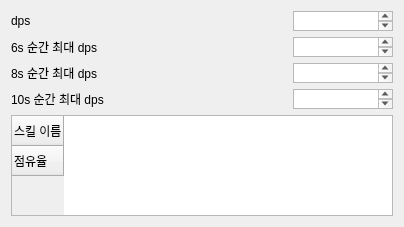
<?xml version="1.0" encoding="UTF-8"?>
<ui version="4.0">
 <class>Dialog</class>
 <widget class="QDialog" name="Dialog">
  <property name="windowModality">
   <enum>Qt::ApplicationModal</enum>
  </property>
  <property name="geometry">
   <rect>
    <x>0</x>
    <y>0</y>
    <width>404</width>
    <height>227</height>
   </rect>
  </property>
  <property name="windowTitle">
   <string>Dialog</string>
  </property>
  <layout class="QGridLayout" name="gridLayout_2">
   <item row="0" column="0">
    <layout class="QGridLayout" name="gridLayout">
     <item row="4" column="0">
      <widget class="QTableWidget" name="share_TW">
       <property name="sizePolicy">
        <sizepolicy hsizetype="Expanding" vsizetype="Preferred">
         <horstretch>0</horstretch>
         <verstretch>0</verstretch>
        </sizepolicy>
       </property>
       <property name="maximumSize">
        <size>
         <width>16777215</width>
         <height>192</height>
        </size>
       </property>
       <row>
        <property name="text">
         <string>스킬 이름</string>
        </property>
       </row>
       <row>
        <property name="text">
         <string>점유율</string>
        </property>
       </row>
      </widget>
     </item>
     <item row="3" column="0">
      <layout class="QHBoxLayout" name="horizontalLayout">
       <item>
        <widget class="QLabel" name="label_4">
         <property name="text">
          <string>10s 순간 최대 dps</string>
         </property>
        </widget>
       </item>
       <item>
        <widget class="QTextBrowser" name="dps10_TB">
         <property name="sizePolicy">
          <sizepolicy hsizetype="Expanding" vsizetype="Fixed">
           <horstretch>0</horstretch>
           <verstretch>0</verstretch>
          </sizepolicy>
         </property>
         <property name="maximumSize">
          <size>
           <width>100</width>
           <height>20</height>
          </size>
         </property>
        </widget>
       </item>
      </layout>
     </item>
     <item row="0" column="0">
      <layout class="QHBoxLayout" name="horizontalLayout_6">
       <item>
        <widget class="QLabel" name="label_5">
         <property name="text">
          <string>dps</string>
         </property>
        </widget>
       </item>
       <item>
        <widget class="QTextBrowser" name="dps_TB">
         <property name="sizePolicy">
          <sizepolicy hsizetype="Expanding" vsizetype="Fixed">
           <horstretch>0</horstretch>
           <verstretch>0</verstretch>
          </sizepolicy>
         </property>
         <property name="maximumSize">
          <size>
           <width>100</width>
           <height>20</height>
          </size>
         </property>
        </widget>
       </item>
      </layout>
     </item>
     <item row="1" column="0">
      <layout class="QHBoxLayout" name="horizontalLayout_3">
       <item>
        <widget class="QLabel" name="label_2">
         <property name="text">
          <string>6s 순간 최대 dps</string>
         </property>
        </widget>
       </item>
       <item>
        <widget class="QTextBrowser" name="dps6_TB">
         <property name="sizePolicy">
          <sizepolicy hsizetype="Expanding" vsizetype="Fixed">
           <horstretch>0</horstretch>
           <verstretch>0</verstretch>
          </sizepolicy>
         </property>
         <property name="maximumSize">
          <size>
           <width>100</width>
           <height>20</height>
          </size>
         </property>
        </widget>
       </item>
      </layout>
     </item>
     <item row="2" column="0">
      <layout class="QHBoxLayout" name="horizontalLayout_2">
       <item>
        <widget class="QLabel" name="label_3">
         <property name="text">
          <string>8s 순간 최대 dps</string>
         </property>
        </widget>
       </item>
       <item>
        <widget class="QTextBrowser" name="dps8_TB">
         <property name="sizePolicy">
          <sizepolicy hsizetype="Expanding" vsizetype="Fixed">
           <horstretch>0</horstretch>
           <verstretch>0</verstretch>
          </sizepolicy>
         </property>
         <property name="maximumSize">
          <size>
           <width>100</width>
           <height>20</height>
          </size>
         </property>
        </widget>
       </item>
      </layout>
     </item>
    </layout>
   </item>
  </layout>
 </widget>
 <resources/>
 <connections/>
</ui>
